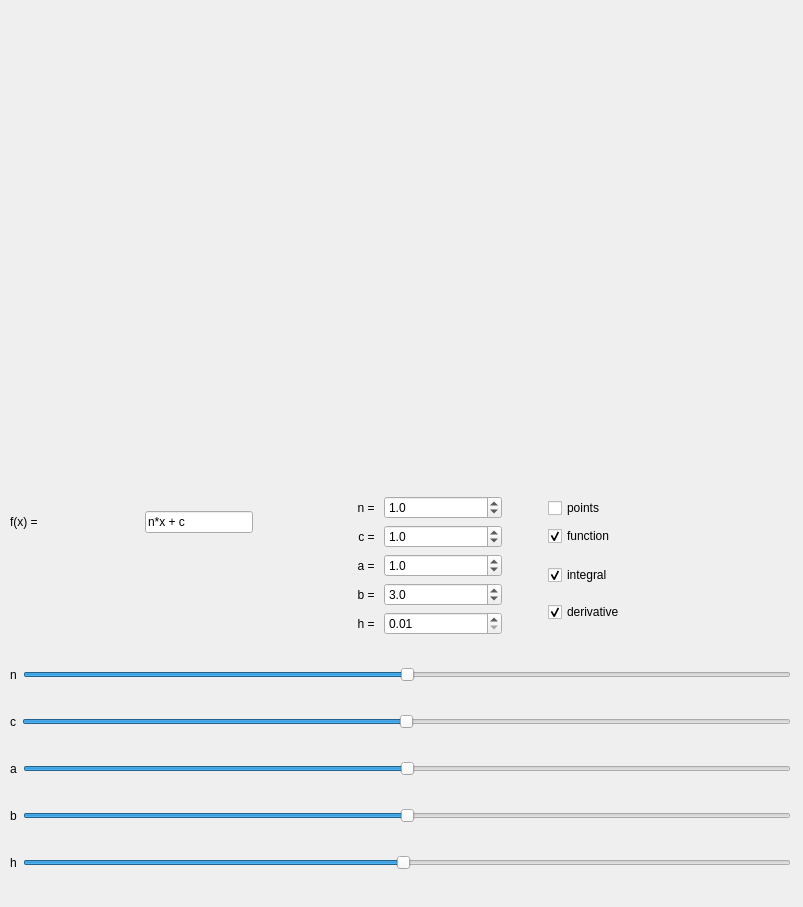
<?xml version="1.0" encoding="UTF-8"?>
<ui version="4.0">
 <class>MainWindow</class>
 <widget class="QMainWindow" name="MainWindow">
  <property name="geometry">
   <rect>
    <x>0</x>
    <y>0</y>
    <width>803</width>
    <height>907</height>
   </rect>
  </property>
  <property name="windowTitle">
   <string>Постороение графиков геометрического интеграла</string>
  </property>
  <widget class="QWidget" name="centralwidget">
   <widget class="QWidget" name="gridLayoutWidget">
    <property name="geometry">
     <rect>
      <x>10</x>
      <y>470</y>
      <width>781</width>
      <height>431</height>
     </rect>
    </property>
    <layout class="QGridLayout" name="gridLayout">
     <item row="3" column="0">
      <layout class="QHBoxLayout" name="horizontalLayout_4">
       <item>
        <widget class="QLabel" name="label_a">
         <property name="text">
          <string>a</string>
         </property>
        </widget>
       </item>
       <item>
        <widget class="QSlider" name="slider_a">
         <property name="minimum">
          <number>-100</number>
         </property>
         <property name="maximum">
          <number>100</number>
         </property>
         <property name="orientation">
          <enum>Qt::Horizontal</enum>
         </property>
        </widget>
       </item>
      </layout>
     </item>
     <item row="1" column="0">
      <layout class="QHBoxLayout" name="horizontalLayout">
       <item>
        <widget class="QLabel" name="label_n">
         <property name="text">
          <string>n</string>
         </property>
        </widget>
       </item>
       <item>
        <widget class="QSlider" name="slider_n">
         <property name="minimum">
          <number>-100</number>
         </property>
         <property name="maximum">
          <number>100</number>
         </property>
         <property name="singleStep">
          <number>1</number>
         </property>
         <property name="orientation">
          <enum>Qt::Horizontal</enum>
         </property>
        </widget>
       </item>
      </layout>
     </item>
     <item row="0" column="0">
      <layout class="QHBoxLayout" name="horizontalLayout_3">
       <item>
        <layout class="QGridLayout" name="gridLayout_2">
         <item row="0" column="3">
          <layout class="QVBoxLayout" name="verticalLayout">
           <item>
            <widget class="QCheckBox" name="points_check_box">
             <property name="text">
              <string>points</string>
             </property>
            </widget>
           </item>
           <item>
            <widget class="QCheckBox" name="function_check_box">
             <property name="text">
              <string>function</string>
             </property>
             <property name="checked">
              <bool>true</bool>
             </property>
            </widget>
           </item>
          </layout>
         </item>
         <item row="2" column="1">
          <layout class="QGridLayout" name="gridLayout_4">
           <item row="0" column="0">
            <widget class="QLabel" name="value_label_a">
             <property name="text">
              <string>a = </string>
             </property>
             <property name="alignment">
              <set>Qt::AlignRight|Qt::AlignTrailing|Qt::AlignVCenter</set>
             </property>
            </widget>
           </item>
           <item row="1" column="1">
            <widget class="QDoubleSpinBox" name="spin_box_b">
             <property name="decimals">
              <number>1</number>
             </property>
             <property name="minimum">
              <double>-100.000000000000000</double>
             </property>
             <property name="singleStep">
              <double>0.100000000000000</double>
             </property>
             <property name="value">
              <double>3.000000000000000</double>
             </property>
            </widget>
           </item>
           <item row="2" column="1">
            <widget class="QDoubleSpinBox" name="spin_box_h">
             <property name="decimals">
              <number>2</number>
             </property>
             <property name="minimum">
              <double>0.010000000000000</double>
             </property>
             <property name="maximum">
              <double>100.000000000000000</double>
             </property>
             <property name="singleStep">
              <double>0.010000000000000</double>
             </property>
            </widget>
           </item>
           <item row="1" column="0">
            <widget class="QLabel" name="value_label_b">
             <property name="text">
              <string>b = </string>
             </property>
             <property name="alignment">
              <set>Qt::AlignRight|Qt::AlignTrailing|Qt::AlignVCenter</set>
             </property>
            </widget>
           </item>
           <item row="0" column="1">
            <widget class="QDoubleSpinBox" name="spin_box_a">
             <property name="decimals">
              <number>1</number>
             </property>
             <property name="minimum">
              <double>-100.000000000000000</double>
             </property>
             <property name="singleStep">
              <double>0.100000000000000</double>
             </property>
             <property name="value">
              <double>1.000000000000000</double>
             </property>
            </widget>
           </item>
           <item row="2" column="0">
            <widget class="QLabel" name="value_label_h">
             <property name="text">
              <string>h = </string>
             </property>
             <property name="alignment">
              <set>Qt::AlignRight|Qt::AlignTrailing|Qt::AlignVCenter</set>
             </property>
            </widget>
           </item>
          </layout>
         </item>
         <item row="2" column="3">
          <layout class="QVBoxLayout" name="verticalLayout_3">
           <item>
            <widget class="QCheckBox" name="integral_check_box">
             <property name="text">
              <string>integral</string>
             </property>
             <property name="checked">
              <bool>true</bool>
             </property>
            </widget>
           </item>
           <item>
            <widget class="QCheckBox" name="derivative_check_box">
             <property name="text">
              <string>derivative</string>
             </property>
             <property name="checked">
              <bool>true</bool>
             </property>
            </widget>
           </item>
          </layout>
         </item>
         <item row="2" column="2">
          <spacer name="horizontalSpacer_2">
           <property name="orientation">
            <enum>Qt::Horizontal</enum>
           </property>
           <property name="sizeType">
            <enum>QSizePolicy::Minimum</enum>
           </property>
           <property name="sizeHint" stdset="0">
            <size>
             <width>40</width>
             <height>20</height>
            </size>
           </property>
          </spacer>
         </item>
         <item row="0" column="2">
          <spacer name="horizontalSpacer">
           <property name="orientation">
            <enum>Qt::Horizontal</enum>
           </property>
           <property name="sizeType">
            <enum>QSizePolicy::Minimum</enum>
           </property>
           <property name="sizeHint" stdset="0">
            <size>
             <width>40</width>
             <height>20</height>
            </size>
           </property>
          </spacer>
         </item>
         <item row="0" column="1">
          <layout class="QGridLayout" name="gridLayout_3">
           <item row="1" column="0">
            <widget class="QLabel" name="value_label_c">
             <property name="text">
              <string>c = </string>
             </property>
             <property name="alignment">
              <set>Qt::AlignRight|Qt::AlignTrailing|Qt::AlignVCenter</set>
             </property>
            </widget>
           </item>
           <item row="0" column="0">
            <widget class="QLabel" name="value_label_n">
             <property name="text">
              <string>n = </string>
             </property>
             <property name="alignment">
              <set>Qt::AlignRight|Qt::AlignTrailing|Qt::AlignVCenter</set>
             </property>
            </widget>
           </item>
           <item row="0" column="1">
            <widget class="QDoubleSpinBox" name="spin_box_n">
             <property name="decimals">
              <number>1</number>
             </property>
             <property name="minimum">
              <double>-100.000000000000000</double>
             </property>
             <property name="singleStep">
              <double>0.100000000000000</double>
             </property>
             <property name="value">
              <double>1.000000000000000</double>
             </property>
            </widget>
           </item>
           <item row="1" column="1">
            <widget class="QDoubleSpinBox" name="spin_box_c">
             <property name="decimals">
              <number>1</number>
             </property>
             <property name="minimum">
              <double>-100.000000000000000</double>
             </property>
             <property name="singleStep">
              <double>0.100000000000000</double>
             </property>
             <property name="value">
              <double>1.000000000000000</double>
             </property>
            </widget>
           </item>
          </layout>
         </item>
         <item row="0" column="0">
          <layout class="QHBoxLayout" name="horizontalLayout_7">
           <item>
            <widget class="QLabel" name="label">
             <property name="text">
              <string>f(x) = </string>
             </property>
            </widget>
           </item>
           <item>
            <widget class="QLineEdit" name="function_line_edit">
             <property name="sizePolicy">
              <sizepolicy hsizetype="Fixed" vsizetype="Fixed">
               <horstretch>0</horstretch>
               <verstretch>0</verstretch>
              </sizepolicy>
             </property>
             <property name="text">
              <string>n*x + c</string>
             </property>
            </widget>
           </item>
          </layout>
         </item>
        </layout>
       </item>
      </layout>
     </item>
     <item row="4" column="0">
      <layout class="QHBoxLayout" name="horizontalLayout_5">
       <item>
        <widget class="QLabel" name="label_b">
         <property name="text">
          <string>b</string>
         </property>
        </widget>
       </item>
       <item>
        <widget class="QSlider" name="slider_b">
         <property name="minimum">
          <number>-100</number>
         </property>
         <property name="maximum">
          <number>100</number>
         </property>
         <property name="orientation">
          <enum>Qt::Horizontal</enum>
         </property>
        </widget>
       </item>
      </layout>
     </item>
     <item row="2" column="0">
      <layout class="QHBoxLayout" name="horizontalLayout_2">
       <item>
        <widget class="QLabel" name="label_c">
         <property name="text">
          <string>c</string>
         </property>
        </widget>
       </item>
       <item>
        <widget class="QSlider" name="slider_c">
         <property name="minimum">
          <number>-100</number>
         </property>
         <property name="maximum">
          <number>100</number>
         </property>
         <property name="singleStep">
          <number>1</number>
         </property>
         <property name="orientation">
          <enum>Qt::Horizontal</enum>
         </property>
        </widget>
       </item>
      </layout>
     </item>
     <item row="5" column="0">
      <layout class="QHBoxLayout" name="horizontalLayout_6">
       <item>
        <widget class="QLabel" name="label_h">
         <property name="text">
          <string>h</string>
         </property>
        </widget>
       </item>
       <item>
        <widget class="QSlider" name="slider_h">
         <property name="minimum">
          <number>1</number>
         </property>
         <property name="maximum">
          <number>110</number>
         </property>
         <property name="value">
          <number>55</number>
         </property>
         <property name="orientation">
          <enum>Qt::Horizontal</enum>
         </property>
        </widget>
       </item>
      </layout>
     </item>
    </layout>
   </widget>
   <widget class="QLabel" name="plot_label">
    <property name="geometry">
     <rect>
      <x>20</x>
      <y>10</y>
      <width>761</width>
      <height>451</height>
     </rect>
    </property>
    <property name="text">
     <string/>
    </property>
    <property name="alignment">
     <set>Qt::AlignCenter</set>
    </property>
   </widget>
  </widget>
 </widget>
 <resources/>
 <connections/>
</ui>
